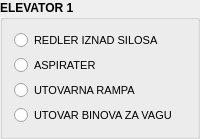
         <widget class="QGroupBox" name="groupBox_4">
          <property name="font">
           <font>
            <pointsize>9</pointsize>
            <weight>75</weight>
            <bold>true</bold>
           </font>
          </property>
          <property name="title">
           <string>ELEVATOR 1</string>
          </property>
          <layout class="QVBoxLayout" name="verticalLayout_12">
           <item>
            <widget class="QRadioButton" name="srednji_ele1_1">
             <property name="font">
              <font>
               <pointsize>8</pointsize>
               <weight>50</weight>
               <bold>false</bold>
              </font>
             </property>
             <property name="text">
              <string>REDLER IZNAD SILOSA</string>
             </property>
            </widget>
           </item>
           <item>
            <widget class="QRadioButton" name="srednji_ele1_2">
             <property name="font">
              <font>
               <pointsize>8</pointsize>
               <weight>50</weight>
               <bold>false</bold>
              </font>
             </property>
             <property name="text">
              <string>ASPIRATER</string>
             </property>
            </widget>
           </item>
           <item>
            <widget class="QRadioButton" name="srednji_ele1_3">
             <property name="font">
              <font>
               <pointsize>8</pointsize>
               <weight>50</weight>
               <bold>false</bold>
              </font>
             </property>
             <property name="text">
              <string>UTOVARNA RAMPA</string>
             </property>
            </widget>
           </item>
           <item>
            <widget class="QRadioButton" name="srednji_ele1_4">
             <property name="font">
              <font>
               <pointsize>8</pointsize>
               <weight>50</weight>
               <bold>false</bold>
              </font>
             </property>
             <property name="text">
              <string>UTOVAR BINOVA ZA VAGU</string>
             </property>
            </widget>
           </item>
          </layout>
         </widget>
